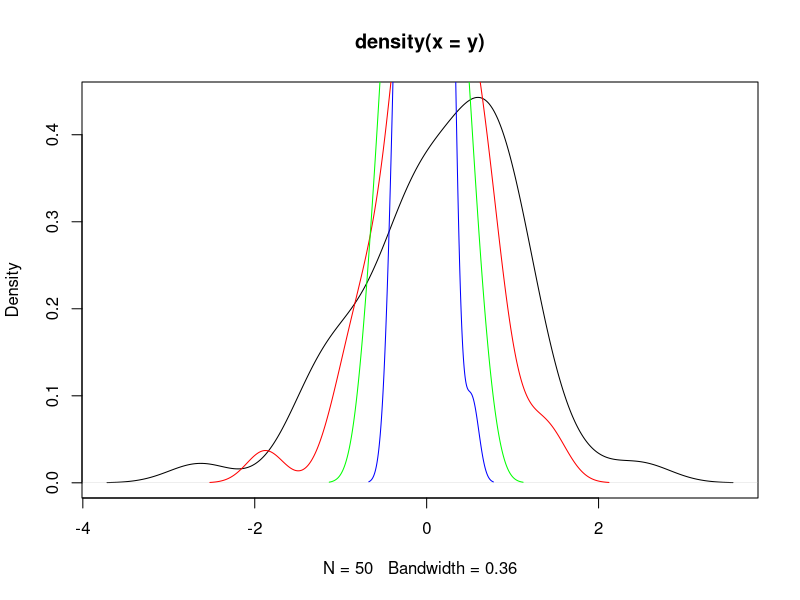

The R script that drew this image:
y <- rnorm(50)
plot(density(y), type = "l")

size <- 4
av <- numeric(50)
for (i in 1:50) {
  av[i] <- mean(rnorm(size))
}
lines(density(av), col = "red")

size <- 9
av <- numeric(50)
for (i in 1:50) {
  av[i] <- mean(rnorm(size))
}
lines(density(av), col = "green")

size <- 25
av <- numeric(50)
for (i in 1:50) {
  av[i] <- mean(rnorm(size))
}
lines(density(av), col = "blue")
